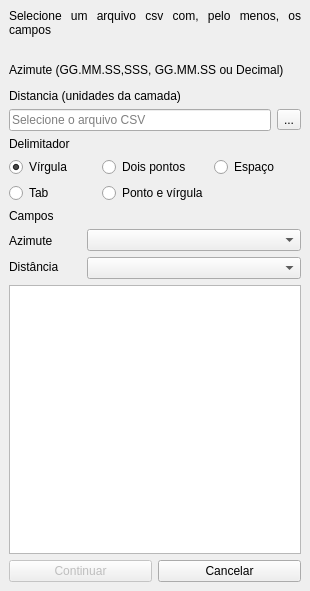
<?xml version="1.0" encoding="UTF-8"?>
<ui version="4.0">
 <class>SelecionarCSV</class>
 <widget class="QMainWindow" name="SelecionarCSV">
  <property name="enabled">
   <bool>true</bool>
  </property>
  <property name="geometry">
   <rect>
    <x>0</x>
    <y>0</y>
    <width>310</width>
    <height>591</height>
   </rect>
  </property>
  <property name="sizePolicy">
   <sizepolicy hsizetype="Expanding" vsizetype="Expanding">
    <horstretch>0</horstretch>
    <verstretch>0</verstretch>
   </sizepolicy>
  </property>
  <property name="windowTitle">
   <string>SelecionarCSV</string>
  </property>
  <property name="tabShape">
   <enum>QTabWidget::Rounded</enum>
  </property>
  <widget class="QWidget" name="centralwidget">
   <property name="enabled">
    <bool>true</bool>
   </property>
   <property name="sizePolicy">
    <sizepolicy hsizetype="Expanding" vsizetype="Expanding">
     <horstretch>0</horstretch>
     <verstretch>0</verstretch>
    </sizepolicy>
   </property>
   <property name="autoFillBackground">
    <bool>true</bool>
   </property>
   <layout class="QGridLayout" name="gridLayout_3">
    <item row="0" column="0">
     <layout class="QGridLayout" name="gridLayout_2">
      <item row="0" column="0">
       <widget class="QLabel" name="label">
        <property name="sizePolicy">
         <sizepolicy hsizetype="Expanding" vsizetype="Preferred">
          <horstretch>0</horstretch>
          <verstretch>0</verstretch>
         </sizepolicy>
        </property>
        <property name="text">
         <string>&lt;html&gt;&lt;head/&gt;&lt;body&gt;&lt;p align=&quot;justify&quot;&gt;Selecione um arquivo csv com, pelo menos, os campos&lt;br/&gt;&lt;/p&gt;&lt;p align=&quot;justify&quot;&gt;Azimute (GG.MM.SS,SSS, GG.MM.SS ou Decimal)&lt;/p&gt;&lt;p align=&quot;justify&quot;&gt;Distancia (unidades da camada)&lt;/p&gt;&lt;/body&gt;&lt;/html&gt;</string>
        </property>
        <property name="textFormat">
         <enum>Qt::RichText</enum>
        </property>
        <property name="scaledContents">
         <bool>false</bool>
        </property>
        <property name="alignment">
         <set>Qt::AlignBottom|Qt::AlignJustify</set>
        </property>
        <property name="wordWrap">
         <bool>true</bool>
        </property>
       </widget>
      </item>
      <item row="1" column="0">
       <layout class="QHBoxLayout" name="horizontalLayout_5">
        <item>
         <widget class="QLineEdit" name="filepath">
          <property name="enabled">
           <bool>true</bool>
          </property>
          <property name="text">
           <string/>
          </property>
          <property name="readOnly">
           <bool>true</bool>
          </property>
          <property name="placeholderText">
           <string>Selecione o arquivo CSV</string>
          </property>
         </widget>
        </item>
        <item>
         <widget class="QToolButton" name="loadButton">
          <property name="text">
           <string>...</string>
          </property>
         </widget>
        </item>
       </layout>
      </item>
      <item row="2" column="0">
       <widget class="QLabel" name="label_2">
        <property name="text">
         <string>Delimitador</string>
        </property>
       </widget>
      </item>
      <item row="3" column="0">
       <layout class="QGridLayout" name="gridLayout">
        <item row="0" column="0">
         <widget class="QRadioButton" name="delim_virg_button">
          <property name="text">
           <string>Vírgula</string>
          </property>
          <property name="checked">
           <bool>true</bool>
          </property>
          <attribute name="buttonGroup">
           <string notr="true">delimitador_group</string>
          </attribute>
         </widget>
        </item>
        <item row="0" column="1">
         <widget class="QRadioButton" name="delim_2p_button">
          <property name="text">
           <string>Dois pontos</string>
          </property>
          <attribute name="buttonGroup">
           <string notr="true">delimitador_group</string>
          </attribute>
         </widget>
        </item>
        <item row="0" column="2">
         <widget class="QRadioButton" name="delim_esp_button">
          <property name="text">
           <string>Espaço</string>
          </property>
          <attribute name="buttonGroup">
           <string notr="true">delimitador_group</string>
          </attribute>
         </widget>
        </item>
        <item row="1" column="0">
         <widget class="QRadioButton" name="delim_tab_button">
          <property name="text">
           <string>Tab</string>
          </property>
          <attribute name="buttonGroup">
           <string notr="true">delimitador_group</string>
          </attribute>
         </widget>
        </item>
        <item row="1" column="1">
         <widget class="QRadioButton" name="delim_ptovirg_button">
          <property name="text">
           <string>Ponto e vírgula</string>
          </property>
          <attribute name="buttonGroup">
           <string notr="true">delimitador_group</string>
          </attribute>
         </widget>
        </item>
       </layout>
      </item>
      <item row="4" column="0">
       <widget class="QLabel" name="label_3">
        <property name="text">
         <string>Campos</string>
        </property>
       </widget>
      </item>
      <item row="5" column="0">
       <layout class="QHBoxLayout" name="horizontalLayout" stretch="3,9">
        <item>
         <layout class="QVBoxLayout" name="verticalLayout" stretch="0,0">
          <property name="spacing">
           <number>2</number>
          </property>
          <item>
           <widget class="QLabel" name="label_4">
            <property name="text">
             <string>Azimute</string>
            </property>
           </widget>
          </item>
          <item>
           <widget class="QLabel" name="label_5">
            <property name="text">
             <string>Distância</string>
            </property>
           </widget>
          </item>
         </layout>
        </item>
        <item>
         <layout class="QVBoxLayout" name="verticalLayout_2">
          <item>
           <widget class="QComboBox" name="azimuteComboBox">
            <property name="enabled">
             <bool>true</bool>
            </property>
            <property name="sizeAdjustPolicy">
             <enum>QComboBox::AdjustToContentsOnFirstShow</enum>
            </property>
           </widget>
          </item>
          <item>
           <widget class="QComboBox" name="distanciaComboBox"/>
          </item>
         </layout>
        </item>
       </layout>
      </item>
      <item row="6" column="0">
       <widget class="QTableWidget" name="previewTable">
        <property name="sizePolicy">
         <sizepolicy hsizetype="Expanding" vsizetype="Expanding">
          <horstretch>0</horstretch>
          <verstretch>0</verstretch>
         </sizepolicy>
        </property>
        <property name="dragEnabled">
         <bool>false</bool>
        </property>
        <property name="alternatingRowColors">
         <bool>true</bool>
        </property>
        <property name="showGrid">
         <bool>true</bool>
        </property>
        <property name="sortingEnabled">
         <bool>false</bool>
        </property>
        <property name="wordWrap">
         <bool>true</bool>
        </property>
        <attribute name="horizontalHeaderCascadingSectionResizes">
         <bool>true</bool>
        </attribute>
        <attribute name="horizontalHeaderShowSortIndicator" stdset="0">
         <bool>false</bool>
        </attribute>
        <attribute name="horizontalHeaderStretchLastSection">
         <bool>true</bool>
        </attribute>
        <attribute name="verticalHeaderCascadingSectionResizes">
         <bool>true</bool>
        </attribute>
        <attribute name="verticalHeaderShowSortIndicator" stdset="0">
         <bool>false</bool>
        </attribute>
        <attribute name="verticalHeaderStretchLastSection">
         <bool>true</bool>
        </attribute>
       </widget>
      </item>
      <item row="7" column="0">
       <layout class="QHBoxLayout" name="horizontalLayout_4">
        <item>
         <widget class="QPushButton" name="okButton">
          <property name="enabled">
           <bool>false</bool>
          </property>
          <property name="focusPolicy">
           <enum>Qt::StrongFocus</enum>
          </property>
          <property name="text">
           <string>Continuar</string>
          </property>
         </widget>
        </item>
        <item>
         <widget class="QPushButton" name="cancelButton">
          <property name="text">
           <string>Cancelar</string>
          </property>
         </widget>
        </item>
       </layout>
      </item>
     </layout>
    </item>
   </layout>
  </widget>
 </widget>
 <resources/>
 <connections/>
 <buttongroups>
  <buttongroup name="delimitador_group"/>
 </buttongroups>
</ui>
